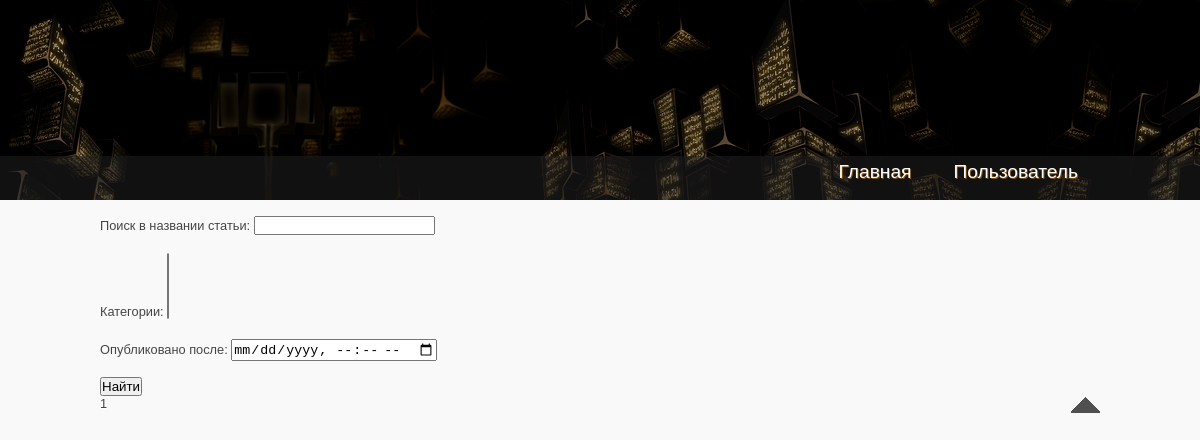
/, run on an earlier commit of the app's database.
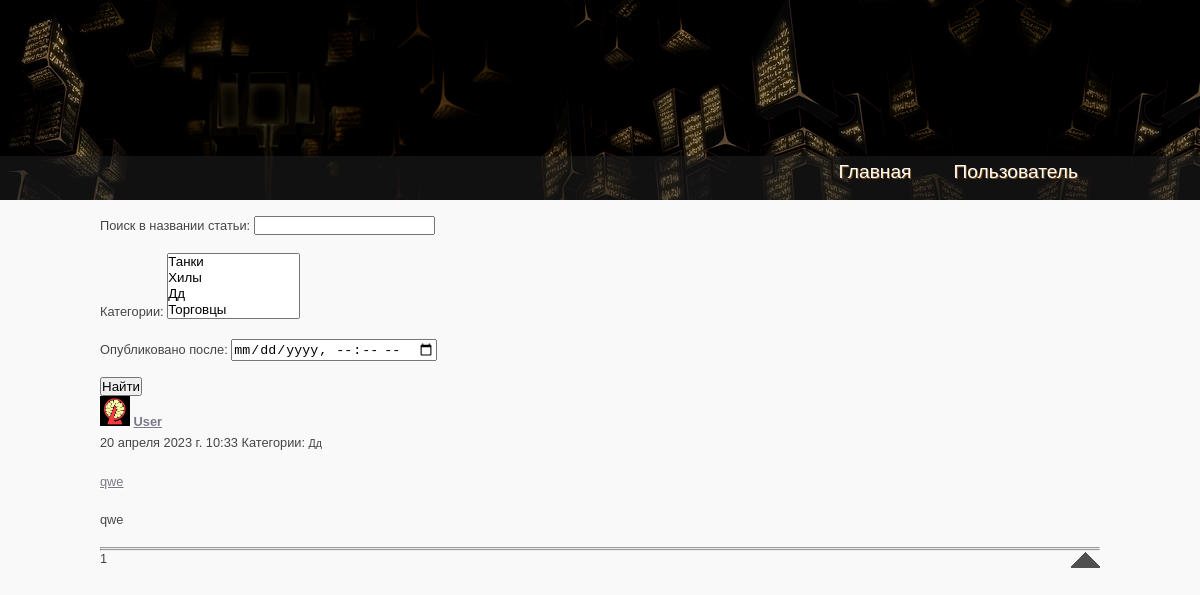
And on a later commit of the database.
### forum/models.py (models this page shows, shortened)
class Category(models.Model):
    category = models.CharField(max_length=64, unique=True)
    def __str__(self):
        return self.category.title()

class Post(models.Model):
    author = models.ForeignKey('FUser', on_delete=models.CASCADE)
    date = models.DateTimeField(auto_now_add=True)
    title = models.TextField(max_length=128)
    text = FroalaField(theme='dark')
    category = models.ManyToManyField('Category', through='PostCategory')

class FUser(models.Model):
    name = models.CharField(max_length=32)
    email = models.OneToOneField(User, on_delete=models.CASCADE)
    avatar = models.ImageField(upload_to='', blank=True)

### forum/views.py (the view)
# urls.py: path('', PostList.as_view(), name='main'),
class PostList(ListView):
    model = Post
    ordering = '-date'
    template_name = 'main.html'
    context_object_name = 'list'
    paginate_by = 10
    def get_queryset(self):
        queryset = super().get_queryset()
        self.filterset = PostFilter(self.request.GET, queryset)
        return self.filterset.qs
    def get_context_data(self, **kwargs):
       context = super().get_context_data(**kwargs)
       context['filterset'] = self.filterset
       return context

### templates/main.html (shortened to what this page needs)
{% extends 'flatpages/default.html' %}
{% load static %}
{% load custom_filters %}
{% load custom_tags %}
{% block content %}
   <form action="" method="get">
       {{ filterset.form.as_p }}
       <input type="submit" value="Найти" />
   </form>
    {% for post in list %}
        <p>
            <img src="/media/{{ post.author.avatar }}" class="rounded-circle" width="30" height="30"/>
            <b><a href="author/{{ post.author.id }}/">{{ post.author.name }}</a></b><br>
            {{ post.date }}
            Категории: <small class="card-subtitle">{% for category in post.category.all %}{{ category }} {% endfor %}</small></td>
        </p>
        <p><a href="post/{{ post.id }}/">{{ post.title|truncatechars:50 }}</a></p>
        <p>{{ post.text|striptags|truncatechars:128 }}</p>
        <hr><hr>
    {% endfor %}
   {{ page_obj.number }}
{% endblock content %}

### templates/flatpages/default.html (shortened to what this page needs)
<!DOCTYPE HTML>
<html>
<head>
        {% load static %}
  <link rel="stylesheet" type="text/css" href="{% static 'css/asd.css' %}" />
</head>
<body>
  <div id="main">
    <header>
      <div id="logo"></div>
      <nav>
        <div id="menu_container">
          <ul class="sf-menu" id="nav">
            <li><a href="/">Главная</a></li>
            <li><a href="/user/">Пользователь</a></li>
          </ul>
        </div>
      </nav>
    </header>
  </div>
    <div id="site_content">
        <div class="col-lg-12 text-center">
            {% block content %}
            {% endblock content %}
        </div>
      <div class="content">
      </div>
    <div id="scroll">
      <a title="Scroll to the top" class="top" href="#"><img src="{% static 'images/top.png' %}" alt="top" /></a>
    </div>
  </div>
</body>
</html>

### static/css/asd.css (style rules this page uses)
html { height: 100%; }
* { margin: 0; padding: 0; }
article, aside, figure, footer, header, hgroup, nav, section { display:block; }
body { font: normal .80em 'Droid Sans', arial, sans-serif; background: #F9F9F9; color: #444; }
p { padding: 0 0 16px 0; line-height: 1.7em; }
img { border: 0; }
a, a:hover { outline: none; text-decoration: underline; color: #787888; }
ul { margin: 2px 0 22px 17px; }
ul li { list-style-type: circle; margin: 0 0 6px 0; padding: 0 0 4px 5px; line-height: 1.5em; }
#main, #container, #logo, #site_content, footer { margin-left: auto; margin-right: auto; }
#main { background: #EEEEEE url(../images/light.png); }
header { background: #444 url(../images/logo.jpg) no-repeat; height: 200px; }
#logo { width: 1000px; height: 180px; background: transparent; color: #888; padding: 20px 0 0 0; }
nav { height: 44px; margin: -44px auto 0 auto; color: #fef4e9; background: transparent url(../images/menubar.png); }
#menu_container { width: 1000px; margin: 0 auto 0 auto; }
#site_content { width: 1000px; overflow: hidden; margin: 0px auto 0 auto; padding: 15px 0 25px 0; text-shadow: 0 1px #FFF; }
.content { text-align: left; width: 700px; margin: 0 0 15px 0; float: left; font-size: 120%; padding: 14px 0 0 0; }
#scroll { position: relative; width: 1000px; margin: 0 auto; bottom: 15px; right: 0; background: red; padding: 0; }
#scroll a { float: right; margin: 0 0 0 0; padding: 0 0 0 0; }
#scroll a img { float: right; padding: 0 0 0 0; margin: 0; }
ul.sf-menu,ul.sf-menu * { margin: 0; padding: 0; }
ul.sf-menu { display: block; position: relative; }
ul.sf-menu li { display: block; list-style: none; float: left; position: relative; }
ul.sf-menu a { display: block; position: relative; }
ul#nav { float: right; }
ul#nav li a { padding:5px 20px 6px 20px; font: 150% 'News Cycle', arial, sans-serif; text-shadow: 1px 1px #7E4D0E; text-decoration: none; color:#FFF; margin-right: 2px; }

What changed in the data, as far as the page shows it:
added Category: category "Танки / Хилы / Дд / Торговцы"
added Post: author.avatar (placeholder picture), author.name "User", date "20 апреля 2023 г. 10:33", title "qwe", text "qwe"
added Category: category "Дд"
